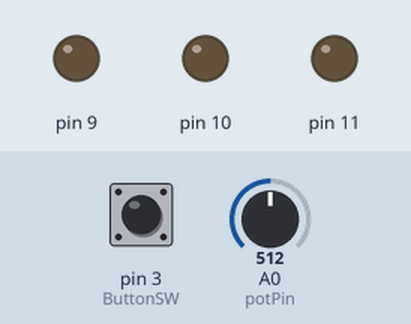
The sketch below on a simulated Arduino Uno, built with avr-gcc and run on an emulated ATmega328P. Parts: output pins drawn as LEDs (lit = HIGH). Dashed ring = blinking. The test bench sets the inputs (shaded band); at power-on: pin 3 (ButtonSW) HIGH, A0 (potPin) = 512.

Above: at 1.2 s.
1.3 s: pin 3 (ButtonSW) pulled LOW for 0.15 s
At 2.1 s:
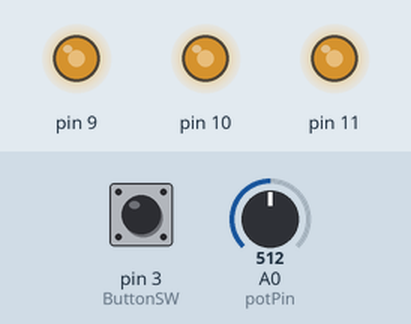
2.9 s: A0 (potPin) set to 716
At 3.9 s:
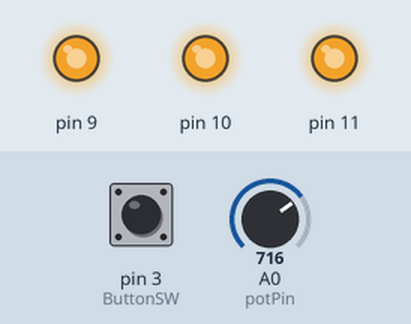
4.4 s: A0 (potPin) set to 306
At 5.6 s:
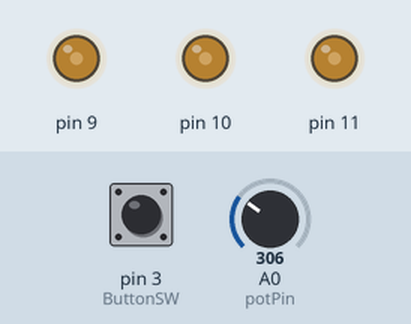
5.9 s: pin 3 (ButtonSW) pulled LOW for 1 s
At 7.46 s:
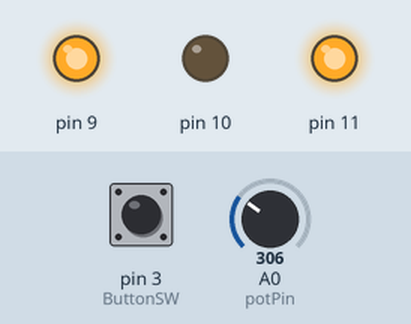
8.9 s: pin 3 (ButtonSW) pulled LOW for 3.2 s
14.3 s: A0 (potPin) set to 304
At 14.55 s:
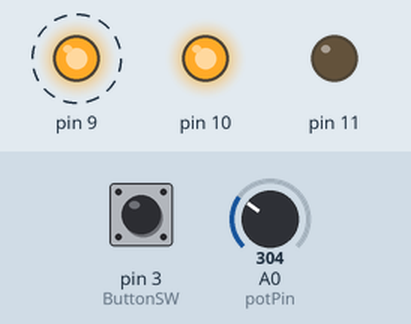
Timing chart, 0 to 18.3 s (numbered marks = the images above; inputs shaded):
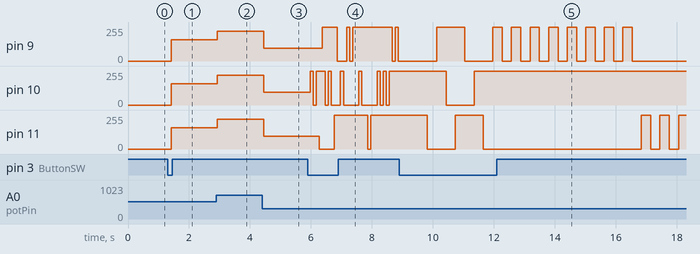

Measured:
- the behaviour switches between 305 and 304 on A0 (potPin) (found by bisection; images 4 and 5)
- after the input at 1.3 s, pin 9–11: 0/255 → 161/255 after 0.12 s
- after the input at 2.9 s, pin 9–11: 161/255 → 225/255 at once
- after the input at 4.4 s, pin 9–11: 225/255 → 96/255 after 0.05 s
- after the input at 5.9 s, pin 9: 96/255 → 255/255 after 0.47 s, → 0/255 0.50 s later, → 255/255 0.30 s later, → 0/255 0.10 s later, … (8 changes in this stretch); pin 10: 96/255 → 255/255 after 0.07 s, → 0/255 0.10 s later, → 255/255 0.10 s later, → 0/255 0.30 s later, … (15 changes in this stretch)
- after the input at 14.3 s, pin 9: goes on until 16.5 s, then stays 0/255; pin 11: alternates 255/255 for 0.30 s and 0/255 for 0.30 s, starting after 2.5 s

The sketch:

RGB_Control.ino
```cpp
/*
  RGB Control
  0.1 - three Option
  0.2 - remove display, add attachInterrupt to button
  0.3 - Now 6 States, for loop use void names, delete display voids and serial stuffs
  0.31 - I Simplified the code, to avoid Misunderstood later -> renamed few variable name,
*/

float version = 0.31;

// ------------------ LEDS ------------------
// ------------------ LEDS ------------------
const int c = 3;
String ledNames[c] = {"Red:", "Green:", "Blue:"};

int RED_L = 10;
int GREEN_L = 11;
int BLUE_L = 9;
int *leds[c] = { &RED_L, &GREEN_L, &BLUE_L };
int *flash[4] = { &RED_L, &RED_L, &BLUE_L, &BLUE_L };

int menuState = 0;  // Default state  0 - 5
int LedSWState = LOW;
unsigned long prevMillis = 0;
const int blinkDelay = 100;
int LedSWState2 = LOW;
unsigned long prevMillis2 = 0;

// ------------------ POTM ------------------
// ------------------ POTM ------------------
const int potPin = A0;
const int sNum = 10; // Sample number
uint32_t brightness;

// ------------------ BUTTON ------------------
// ------------------ BUTTON ------------------
int ButtonSW = 3;
bool ButLastState;
const int maxStates = 6;

// ------------------ VOIDS ------------------
// ------------------ VOIDS ------------------
void smoothAnalog();

void sensButton();
void debounceButton();

void offState();
void firstState();
void secondState();
void thirdState();
void fourthState();
void fifthState();
void sixthState();

bool once = true; // offState run once

typedef int (*st) (void);

// ------------------ SETUP ------------------
// ------------------ SETUP ------------------
void setup() {
//  Serial.begin(115200);
//  Serial.println("--- RGB--Control ---");
//  Serial.println("--- version:"+(String)version+" ---");

  for (auto a : leds) {
    pinMode(*a, OUTPUT);
  }

  pinMode(potPin, INPUT);

  pinMode(ButtonSW, INPUT_PULLUP);
  ButLastState = digitalRead(ButtonSW);
  attachInterrupt(digitalPinToInterrupt(ButtonSW), sensButton, FALLING);
}
// --------------- END SETUP ------------------
// --------------- END SETUP ------------------

// ------------------ LOOP ------------------
// ------------------ LOOP ------------------
void loop() {
  st states[maxStates + 1];
  states[0] = &offState;
  states[1] = &firstState;
  states[2] = &secondState;
  states[3] = &thirdState;
  states[4] = &fourthState;
  states[5] = &fifthState;
  states[6] = &sixthState;

  for (int i = 0; i < maxStates + 1; i++) {
    while (menuState == i) {
      states[i]();
      debounceButton();
    }
  }
}
// --------------- END LOOP ------------------
// --------------- END LOOP ------------------


// ------------------ VOIDS ------------------
// ------------------ VOIDS ------------------

// ------------------ STATES ------------------
void offState() {
  while (once) {
    for (auto a : leds) {
      digitalWrite(*a, LOW);
      delay(5);
    }
    once = false;
    delay(100);
  }
}

void firstState() {
  smoothAnalog();
  for (auto a : leds) {
    analogWrite(*a, brightness);
  }
  delay(100);
}

void secondState() {
  for (auto a : leds) {
    unsigned int currentMillis = millis();
    if (currentMillis - prevMillis >= blinkDelay) {
      prevMillis = currentMillis;
      LedSWState = !LedSWState;
      digitalWrite(*a, LedSWState);
    }
  }
}

void thirdState() {
  for (auto a : leds) {
    unsigned int currentMillis2 = millis();
    if (currentMillis2 - prevMillis2 >= int(analogRead(potPin))) {
      prevMillis2 = currentMillis2;
      LedSWState2 = !LedSWState2;
      digitalWrite(*a, LedSWState2);
    }
  }
}

void fourthState() {
  for (auto a : leds) {
    digitalWrite(*a, HIGH);
    delay(250);
    digitalWrite(*a, LOW);
    delay(250);
  }
}

void fifthState() {
  for (auto a : flash) {
    digitalWrite(*a, HIGH);
    delay(100);
    digitalWrite(*a, LOW);
    delay(100);
  }
}

void sixthState() {
  smoothAnalog();
  if (brightness <= 30) {
    brightness = 30;
  }
  for (auto a : leds) {
    digitalWrite(*a, HIGH);
    delay(brightness * 2);
    digitalWrite(*a, LOW);
    delay(brightness * 2);
  }
}

// ---------------- Smooth Analog ----------------
void smoothAnalog() {
  uint32_t raw = 0;
  for ( int i = 0; i < sNum; i++ ) {
    raw += analogRead(potPin);
    //delay(1);
  }
  raw = int(raw / sNum);
  brightness = map(raw, 0, 810, 0, 255);
  if (brightness <= 4) {
    brightness = 0;
  }
  else if (brightness >= 248) {
    brightness = 255;
  }
}

// ------------------ Button ------------------
// ----------------- Interrupt ----------------
void sensButton() {
  if ( ButLastState == true ) {
    menuState++;
    once = true;
    ButLastState = false;
    if ( menuState > maxStates ) {
      menuState = 0;
    }
  }
}

void debounceButton() {
  if (digitalRead(ButtonSW)) {
    ButLastState = true;
  }
}
```
